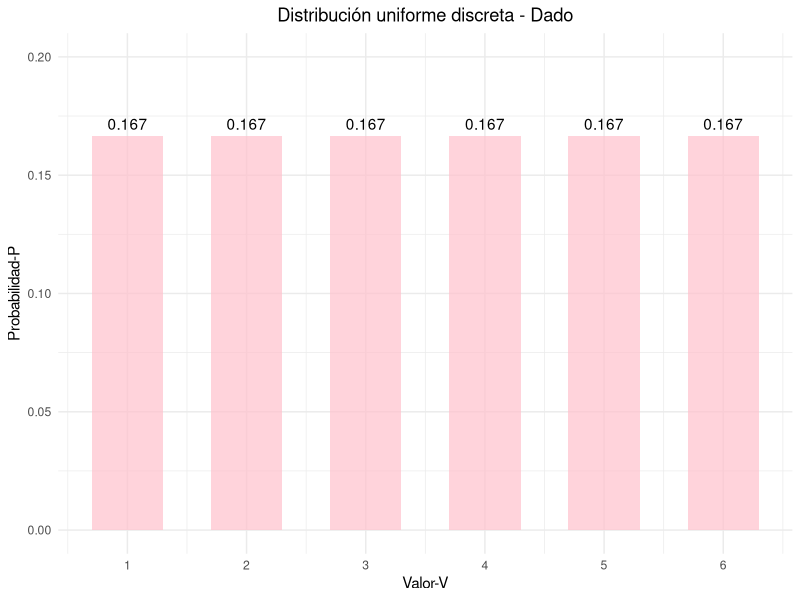
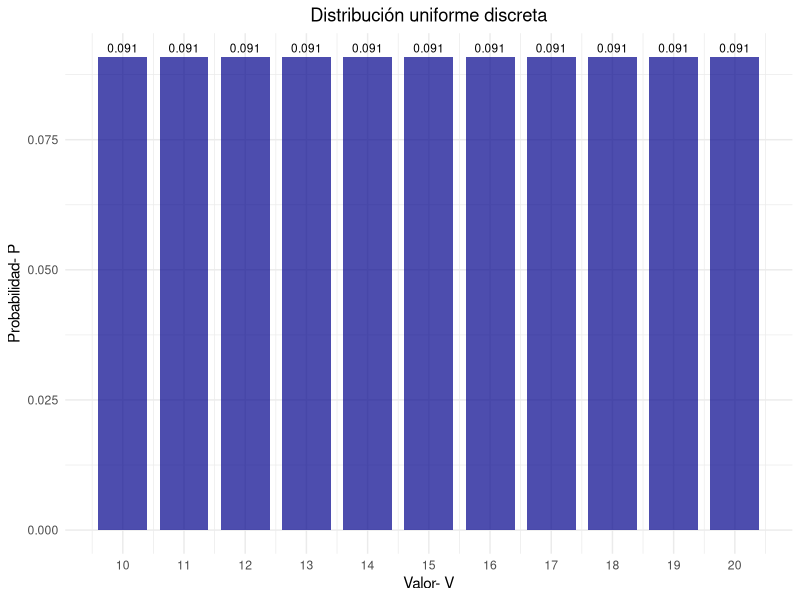
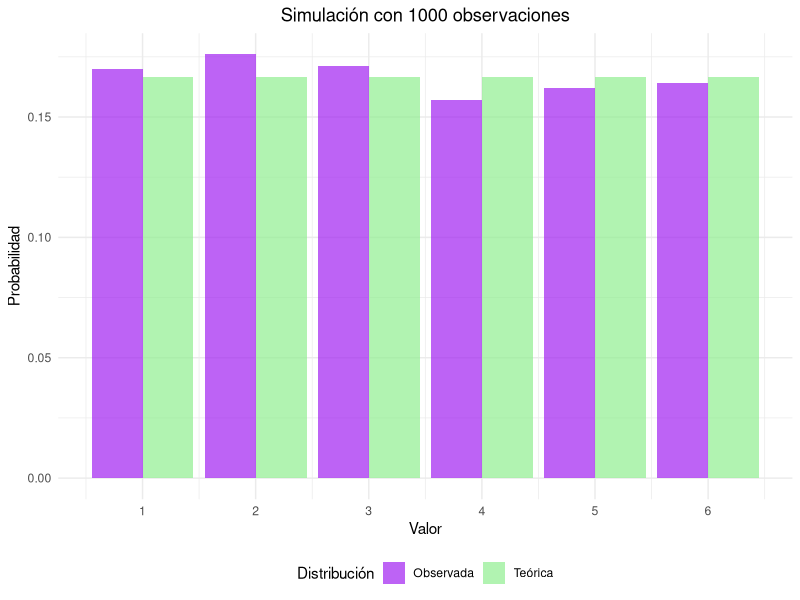
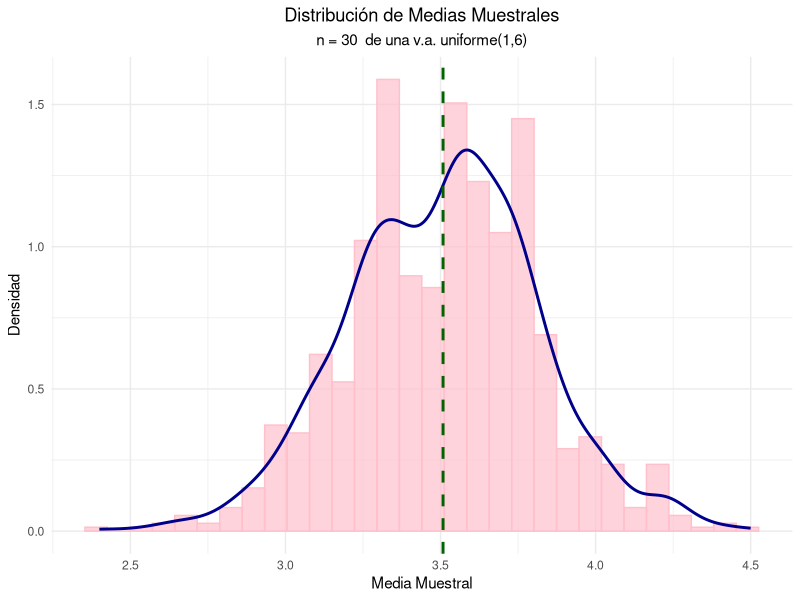
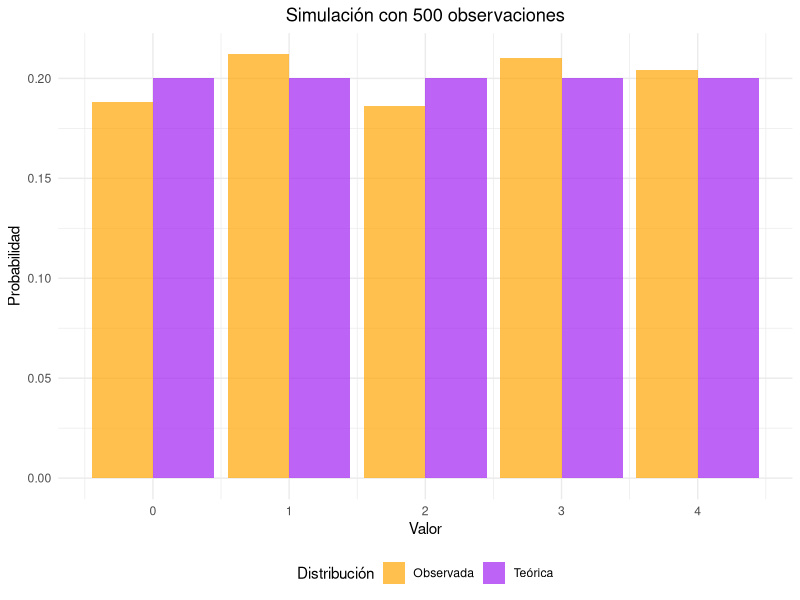

These charts were generated, in order, by the following R code:
## ---- chunk 1
#| label: setup
#| include: false
library(tidyverse)
library(kableExtra)
library(gridExtra)
## ---- chunk 2
#| code-fold: true
#| label: dado-ejemplo

# Parámetros del dado
x_1 <- 1
x_6 <- 6
valores <- x_1:x_6
probabilidades <- rep(1/length(valores), length(valores))

# Crear data frame
dado_data <- data.frame(
  Valor = valores,
  Probabilidad = probabilidades
)

# Mostrar tabla
kable(dado_data, 
      caption = "Distribución de probabilidad de un dado",
      align = "cc") %>%
  kable_styling(bootstrap_options = "striped")
## ---- chunk 3
#| code-fold: true
#| label: parametros-dado
# Media
media <- sum(dado_data$Valor)/length(dado_data$Valor)
cat("Media:", media, "\n")

# Varianza
varianza <- sum((dado_data$Valor- media)^2)/length(dado_data$Valor)
cat("Varianza:", varianza, "\n")

# Desviación estándar
desv_std <- sqrt(varianza)
cat("Desviación estándar:", round(desv_std, 4), "\n")
## ---- chunk 4
#| code-fold: true
#| label: grafico-dado
#| fig-cap: "Función de probabilidad de un dado"

ggplot(dado_data, aes(x = Valor, y = Probabilidad)) +
  geom_col(fill = "pink", alpha = 0.7, width = 0.6) +
  geom_text(aes(label = round(Probabilidad, 3)), vjust = -0.5) +
  scale_x_continuous(breaks = valores) +
  scale_y_continuous(limits = c(0, 0.20)) +
  labs(title = "Distribución uniforme discreta - Dado",
       x = "Valor-V",
       y = "Probabilidad-P") +
  theme_minimal() +
  theme(plot.title = element_text(hjust = 0.5),
        plot.subtitle = element_text(hjust = 0.5))
## ---- chunk 5
#| code-fold: true
#| label: ejemplo-numeros

x2_1 <- 10
x2_n <- 20
valores2 <- x2_1:x2_n
probabilidades2 <- rep(1/(length(valores2)), length(valores2))

# Data_frame
data2 <- data.frame(
  Valor = valores2,
  Probabilidad = probabilidades2
)

# Parámetros estadísticos
media2 <- mean(data2$Valor)
varianza2 <- sum((data2$Valor - media2)^2)/length(data2$Valor)
desv_std2 <- sqrt(varianza2)

cat("Media:", media2, "\n")
cat("Varianza:", round(varianza2, 4), "\n")
cat("Desviación estándar:", round(desv_std2, 4), "\n")
## ---- chunk 6
#| label: grafico-numeros
#| fig-cap: "Distribución uniforme discreta entre 10 y 20"


ggplot(data2, aes(x = Valor, y = Probabilidad)) +
  geom_col(fill = "darkblue", alpha = 0.7, width = 0.8) +
  geom_text(aes(label = round(Probabilidad, 3)), 
            vjust = -0.5, size = 3) +
  scale_x_continuous(breaks = seq(10, 20, 1)) +
  labs(title = "Distribución uniforme discreta",
       x = "Valor- V",
       y = "Probabilidad- P") +
  theme_minimal() +
  theme(plot.title = element_text(hjust = 0.5),
        plot.subtitle = element_text(hjust = 0.5))
## ---- chunk 7
#| code-fold: true
#| label: simulacion

# Generar 1000 números aleatorios
set.seed(123)
n_sim <- 1000
muestra <- sample(1:6, n_sim, replace = TRUE)

# Frecuencias observadas
freq_obs <- table(muestra)
freq_rel <- prop.table(freq_obs)

# Comparar con probabilidades teóricas
comparacion <- data.frame(
  Valor = 1:6,
  Prob_Teorica = rep(1/6, 6),
  Freq_Observada = as.numeric(freq_rel)
)

kable(comparacion, 
      caption = "Comparación entre probabilidades teóricas y observadas",
      col.names = c("Valor", "Prob. Teórica", "Freq. Observada"),
      digits = 4) |> 
  kable_styling(bootstrap_options = "striped")
## ---- chunk 8
#| code-fold: true
#| label: grafico-simulacion
#| fig-width: 8
#| fig-height: 6
#| fig-align: "center"
#| fig-cap: "Comparación entre distribución teórica y simulada"


# Preparar datos para el gráfico
comp_long <- comparacion |> 
  pivot_longer(cols = c(Prob_Teorica, Freq_Observada),
               names_to = "Tipo",
               values_to = "Probabilidad") |> 
  mutate(Tipo = case_when(
    Tipo == "Prob_Teorica" ~ "Teórica",
    Tipo == "Freq_Observada" ~ "Observada"
  ))

ggplot(comp_long, aes(x = Valor, y = Probabilidad, fill = Tipo)) +
  geom_col(position = "dodge", alpha = 0.7) +
  scale_x_continuous(breaks = 1:6) +
  scale_fill_manual(values = c("Teórica" = "lightgreen", "Observada" = "purple")) +
  labs(title = paste("Simulación con", n_sim, "observaciones"),
       x = "Valor",
       y = "Probabilidad",
       fill = "Distribución") +
  theme_minimal() +
  theme(plot.title = element_text(hjust = 0.5),
        legend.position = "bottom")
## ---- chunk 9
#| code-fold: true
#| label: limite-central
#| fig-width: 8
#| fig-height: 6
#| fig-align: "center"
#| fig-cap: "Verificación del Teorema del Límite Central"
# Simular medias muestrales
set.seed(456)
k_muestra <- 1000
n_muestra <- 30

medias_muestrales <- replicate(k_muestra, {
  muestra <- sample(1:6, n_muestra, replace = TRUE)
  mean(muestra)
})

# Crear histograma
hist_data <- data.frame(Medias = medias_muestrales)

ggplot(hist_data) +
  geom_histogram(aes(x=Medias, after_stat(density)), bins = 30, 
                 fill = "pink", alpha = 0.7, color = "pink") +
  geom_density(aes(x = Medias), color = "darkblue", linewidth = 1) +
  geom_vline(xintercept = mean(medias_muestrales), 
             color = "darkgreen", linetype = "dashed", linewidth = 1) +
  labs(title = "Distribución de Medias Muestrales",
       subtitle = paste("n =", n_muestra, " de una v.a. uniforme(1,6)"),
       x = "Media Muestral",
       y = "Densidad") +
  theme_minimal() +
  theme(plot.title = element_text(hjust = 0.5),
        plot.subtitle = element_text(hjust = 0.5))

# Estadísticas
cat("Media teórica:", (1+6)/2, "\n")
cat("Media observada:", round(mean(medias_muestrales), 4), "\n")
cat("Varianza teórica de la media:", round(((6-1+1)^2-1)/12/n_muestra, 4), "\n")
cat("Varianza observada de la media:", round(var(medias_muestrales), 4), "\n")
## ---- chunk 10


# Valores posibles
valores_exr <- 1:8

# Probabilidad de obtener un número par
numeros_pares <- valores_exr[valores_exr %% 2 == 0]
probabilidad_par <- length(numeros_pares) * (1/length(valores_exr))
cat("Probabilidad de obtener un número par:", probabilidad_par, "\n")

## ---- chunk 11

# Valores posibles
valores_exr2 <- 5:15
n_valores <- length(valores_exr2)

# Media
media_exr2 <- sum(valores_exr2)/n_valores
cat("Media:", media_exr2, "\n")

# Varianza
varianza2 <- sum((valores_exr2 - media_exr2)^2)/length(valores_exr2)
cat("Varianza:", round(varianza2, 4), "\n")

## ---- chunk 12

# Simulación
set.seed(789)
n_sim_exr <- 500
muestra_exr <- sample(0:4, n_sim_exr, replace = TRUE)

# Frecuencias observadas
freq_obs_exr <- table(muestra_exr)
freq_rel_exr <- prop.table(freq_obs_exr)

# Comparar con probabilidades teóricas
prob_teor_exr <- rep(1/5, 5)
comparacion_exr <- data.frame(
  Valor = 0:4,
  Prob_Teorica = prob_teor_exr,
  Freq_Observada = as.numeric(freq_rel_exr)
  )
kable(comparacion_exr, 
      caption = "Comparación entre probabilidades teóricas y observadas",
      col.names = c("Valor", "Prob. Teórica", "Freq. Observada"),
      digits = 4) |>
  kable_styling(bootstrap_options = "striped")
ggplot(comparacion_exr |> pivot_longer(cols = c(Prob_Teorica, Freq_Observada),
                                    names_to = "Tipo",
                                    values_to = "Probabilidad") |> 
         mutate(Tipo = case_when(
           Tipo == "Prob_Teorica" ~ "Teórica",
           Tipo == "Freq_Observada" ~ "Observada"
         )), aes(x = Valor, y = Probabilidad, fill = Tipo)) +
  geom_col(position = "dodge", alpha = 0.7) +
  scale_x_continuous(breaks = 0:4) +
  scale_fill_manual(values = c("Teórica" = "purple", "Observada" = "orange")) +
  labs(title = paste("Simulación con", n_sim_exr, "observaciones"),
       x = "Valor",
       y = "Probabilidad",
       fill = "Distribución") +
  theme_minimal() +
  theme(plot.title = element_text(hjust = 0.5),
        legend.position = "bottom")
